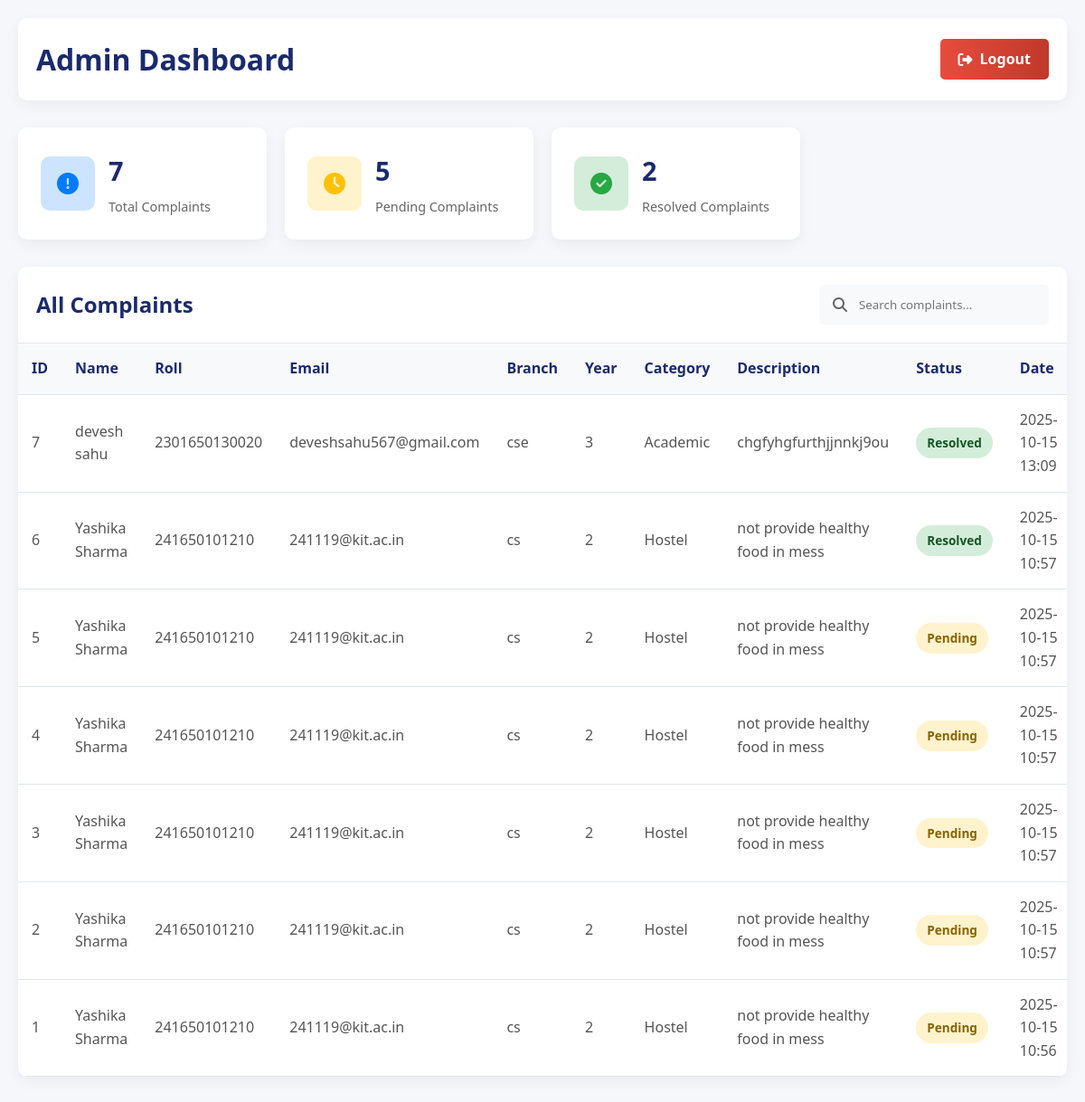
Screenshot of /dashboard (signed in) with the database file from the repository.
### tables this page shows
CREATE TABLE complaints(
        id INTEGER PRIMARY KEY AUTOINCREMENT,
        name TEXT,
        roll TEXT,
        email TEXT,
        branch TEXT,
        year TEXT,
        category TEXT,
        description TEXT,
        status TEXT DEFAULT 'Pending',
        date TEXT
    );

### app.py (the view)
@app.route('/dashboard')
def dashboard():
    if 'admin' not in session:
        return redirect(url_for('admin_login'))
    conn = sqlite3.connect('complaint.db')
    cur = conn.cursor()
    cur.execute("SELECT * FROM complaints ORDER BY id DESC")
    data = cur.fetchall()
    conn.close()
    return render_template('dashboard.html', data=data)

### templates/dashboard.html (shortened to what this page needs)
<!DOCTYPE html>
<html lang="en">
<head>
    <link rel="stylesheet" href="https://cdnjs.cloudflare.com/ajax/libs/font-awesome/6.4.0/css/all.min.css">
    <link rel="stylesheet" href="{{ url_for('static', filename='dashboard.css') }}">
</head>
<body>
    <div class="dashboard-container">
        <div class="header">
            <h2>Admin Dashboard</h2>
            <a href="/logout" class="logout-btn"><i class="fas fa-sign-out-alt"></i> Logout</a>
        </div>
        <div class="stats-cards">
            <div class="stat-card">
                <div class="stat-icon total">
                    <i class="fas fa-exclamation-circle"></i>
                </div>
                <div class="stat-info">
                    <h3>{{ data|length }}</h3>
                    <p>Total Complaints</p>
                </div>
            </div>
            <div class="stat-card">
                <div class="stat-icon pending">
                    <i class="fas fa-clock"></i>
                </div>
                <div class="stat-info">
                    <h3>
                        {% set pending_count = [] %}
                        {{ pending_count|length }}
                    </h3>
                    <p>Pending Complaints</p>
                </div>
            </div>
            <div class="stat-card">
                <div class="stat-icon resolved">
                    <i class="fas fa-check-circle"></i>
                </div>
                <div class="stat-info">
                    <h3>
                        {% set resolved_count = [] %}
                        {{ resolved_count|length }}
                    </h3>
                    <p>Resolved Complaints</p>
                </div>
            </div>
        </div>
        <div class="table-container">
            <div class="table-header">
                <h3>All Complaints</h3>
                <div class="search-box">
                    <i class="fas fa-search"></i>
                    <input type="text" placeholder="Search complaints...">
                </div>
            </div>
            {% if data %}
            <table>
                <thead>
                    <tr>
                        <th>ID</th>
                        <th>Name</th>
                        <th>Roll</th>
                        <th>Email</th>
                        <th>Branch</th>
                        <th>Year</th>
                        <th>Category</th>
                        <th>Description</th>
                        <th>Status</th>
                        <th>Date</th>
                    </tr>
                </thead>
                <tbody>
                    {% for row in data %}
                    <tr>
                        <td>{{ row[0] }}</td>
                        <td>{{ row[1] }}</td>
                        <td>{{ row[2] }}</td>
                        <td>{{ row[3] }}</td>
                        <td>{{ row[4] }}</td>
                        <td>{{ row[5] }}</td>
                        <td>{{ row[6] }}</td>
                        <td>{{ row[7] }}</td>
                        <td>
                            {% if row[8] == 'Pending' %}
                                <span class="status-pending">{{ row[8] }}</span>
                            {% else %}
                                <span class="status-resolved">{{ row[8] }}</span>
                            {% endif %}
                        </td>
                        <td>{{ row[9] }}</td>
                    </tr>
                    {% endfor %}
                </tbody>
            </table>
            {% else %}
            <div class="no-data">
                <i class="fas fa-inbox"></i>
                <h3>No Complaints Found</h3>
                <p>There are no complaints in the system yet.</p>
            </div>
            {% endif %}
        </div>
    </div>
</body>
</html>

### static/dashboard.css (style rules this page uses)
* { margin: 0; padding: 0; box-sizing: border-box; font-family: 'Segoe UI', Tahoma, Geneva, Verdana, sans-serif; }
body { background: #f5f7fa; color: #333; line-height: 1.6; }
.dashboard-container { min-height: 100vh; padding: 20px; }
.header { display: flex; justify-content: space-between; align-items: center; margin-bottom: 30px; padding: 20px; background: white; border-radius: 10px; box-shadow: 0 5px 15px rgba(0, 0, 0, 0.05); }
.header h2 { color: #1a2a6c; font-size: 2rem; }
.logout-btn { background: linear-gradient(to right, #e74c3c, #c0392b); color: white; border: none; padding: 10px 20px; border-radius: 5px; font-weight: 600; cursor: pointer; transition: all 0.3s ease; text-decoration: none; display: inline-flex; align-items: center; }
.logout-btn i { margin-right: 8px; }
.stats-cards { display: grid; grid-template-columns: repeat(auto-fill, minmax(250px, 1fr)); gap: 20px; margin-bottom: 30px; }
.stat-card { background: white; padding: 25px; border-radius: 10px; box-shadow: 0 5px 15px rgba(0, 0, 0, 0.05); display: flex; align-items: center; transition: transform 0.3s ease; }
.stat-icon { width: 60px; height: 60px; border-radius: 10px; display: flex; align-items: center; justify-content: center; margin-right: 15px; font-size: 1.5rem; }
.stat-icon.pending { background: rgba(255, 193, 7, 0.2); color: #ffc107; }
.stat-icon.resolved { background: rgba(40, 167, 69, 0.2); color: #28a745; }
.stat-icon.total { background: rgba(0, 123, 255, 0.2); color: #007bff; }
.stat-info h3 { font-size: 1.8rem; margin-bottom: 5px; color: #1a2a6c; }
.stat-info p { color: #666; font-size: 0.9rem; }
.table-container { background: white; border-radius: 10px; box-shadow: 0 5px 15px rgba(0, 0, 0, 0.05); overflow: hidden; margin-bottom: 30px; }
.table-header { padding: 20px; border-bottom: 1px solid #e1e5ee; display: flex; justify-content: space-between; align-items: center; }
.table-header h3 { color: #1a2a6c; font-size: 1.5rem; }
.search-box { display: flex; align-items: center; background: #f8f9fa; border-radius: 5px; padding: 8px 15px; }
.search-box input { border: none; background: transparent; padding: 5px; outline: none; width: 200px; }
.search-box i { color: #666; margin-right: 8px; }
table { width: 100%; border-collapse: collapse; }
table thead { background: #f8f9fa; }
table th { padding: 15px; text-align: left; font-weight: 600; color: #1a2a6c; border-bottom: 1px solid #e1e5ee; }
table tbody tr { border-bottom: 1px solid #e1e5ee; transition: background 0.3s ease; }
table td { padding: 15px; color: #555; }
.status-pending { background: #fff3cd; color: #856404; padding: 6px 12px; border-radius: 20px; font-size: 0.85rem; font-weight: 600; display: inline-block; }
.status-resolved { background: #d4edda; color: #155724; padding: 6px 12px; border-radius: 20px; font-size: 0.85rem; font-weight: 600; display: inline-block; }

### rows the page displays
complaints: id "7", name "devesh sahu", roll "2301650130020", email "deveshsahu567@gmail.com", branch "cse", year "3", category "Academic", description "chgfyhgfurthjjnnkj9ou", status "Resolved", date "2025-10-15 13:09"
complaints: id "6", name "Yashika Sharma", roll "241650101210", email "241119@kit.ac.in", branch "cs", year "2", category "Hostel", description "not provide healthy food in mess", status "Resolved", date "2025-10-15 10:57"
complaints: id "5", name "Yashika Sharma", roll "241650101210", email "241119@kit.ac.in", branch "cs", year "2", category "Hostel", description "not provide healthy food in mess", status "Pending", date "2025-10-15 10:57"
complaints: id "4", name "Yashika Sharma", roll "241650101210", email "241119@kit.ac.in", branch "cs", year "2", category "Hostel", description "not provide healthy food in mess", status "Pending", date "2025-10-15 10:57"
complaints: id "3", name "Yashika Sharma", roll "241650101210", email "241119@kit.ac.in", branch "cs", year "2", category "Hostel", description "not provide healthy food in mess", status "Pending", date "2025-10-15 10:57"
complaints: id "2", name "Yashika Sharma", roll "241650101210", email "241119@kit.ac.in", branch "cs", year "2", category "Hostel", description "not provide healthy food in mess", status "Pending", date "2025-10-15 10:57"
complaints: id "1", name "Yashika Sharma", roll "241650101210", email "241119@kit.ac.in", branch "cs", year "2", category "Hostel", description "not provide healthy food in mess", status "Pending", date "2025-10-15 10:56"

### other values shown
{{ data|length }} "7"
{{ pending_count|length }} "5"
{{ resolved_count|length }} "2"
